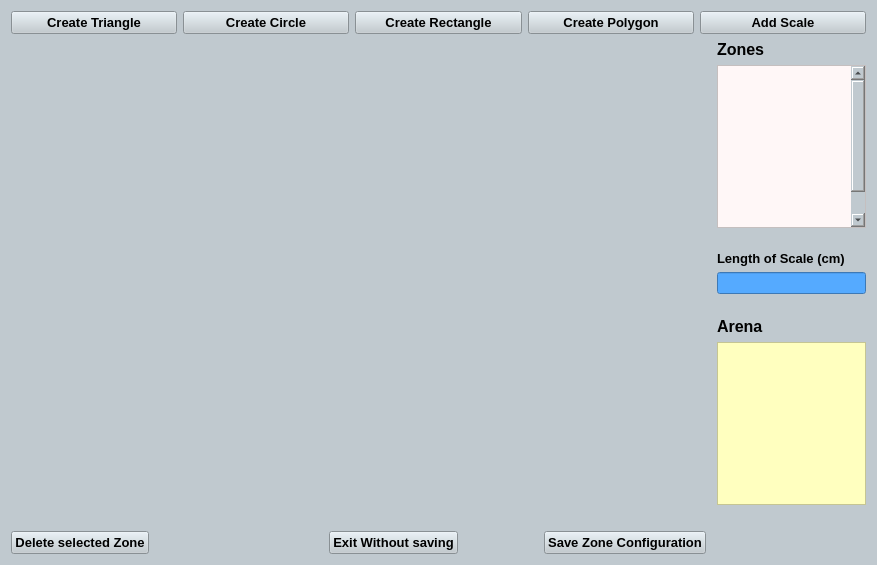
<?xml version="1.0" encoding="UTF-8"?>
<ui version="4.0">
 <class>Form</class>
 <widget class="QWidget" name="Form">
  <property name="geometry">
   <rect>
    <x>0</x>
    <y>0</y>
    <width>877</width>
    <height>565</height>
   </rect>
  </property>
  <property name="minimumSize">
   <size>
    <width>863</width>
    <height>557</height>
   </size>
  </property>
  <property name="windowTitle">
   <string>Form</string>
  </property>
  <property name="styleSheet">
   <string notr="true">background-color: rgb(192, 201, 207);</string>
  </property>
  <layout class="QGridLayout" name="gridLayout">
   <item row="0" column="0" colspan="2">
    <layout class="QHBoxLayout" name="horizontalLayout">
     <item>
      <widget class="QPushButton" name="pushButton_CreateTriangle">
       <property name="minimumSize">
        <size>
         <width>20</width>
         <height>0</height>
        </size>
       </property>
       <property name="font">
        <font>
         <pointsize>10</pointsize>
         <weight>75</weight>
         <bold>true</bold>
        </font>
       </property>
       <property name="text">
        <string>Create Triangle</string>
       </property>
      </widget>
     </item>
     <item>
      <widget class="QPushButton" name="pushButton_CreateCircle">
       <property name="minimumSize">
        <size>
         <width>20</width>
         <height>0</height>
        </size>
       </property>
       <property name="font">
        <font>
         <pointsize>10</pointsize>
         <weight>75</weight>
         <bold>true</bold>
        </font>
       </property>
       <property name="text">
        <string>Create Circle</string>
       </property>
      </widget>
     </item>
     <item>
      <widget class="QPushButton" name="pushButton_CreateRectangle">
       <property name="minimumSize">
        <size>
         <width>20</width>
         <height>0</height>
        </size>
       </property>
       <property name="font">
        <font>
         <pointsize>10</pointsize>
         <weight>75</weight>
         <bold>true</bold>
        </font>
       </property>
       <property name="text">
        <string>Create Rectangle</string>
       </property>
      </widget>
     </item>
     <item>
      <widget class="QPushButton" name="pushButton_CreatePolygon">
       <property name="minimumSize">
        <size>
         <width>20</width>
         <height>0</height>
        </size>
       </property>
       <property name="font">
        <font>
         <pointsize>10</pointsize>
         <weight>75</weight>
         <bold>true</bold>
        </font>
       </property>
       <property name="text">
        <string>Create Polygon</string>
       </property>
      </widget>
     </item>
     <item>
      <widget class="QPushButton" name="pushButton_AddScale">
       <property name="minimumSize">
        <size>
         <width>20</width>
         <height>0</height>
        </size>
       </property>
       <property name="font">
        <font>
         <pointsize>10</pointsize>
         <weight>75</weight>
         <bold>true</bold>
        </font>
       </property>
       <property name="text">
        <string>Add Scale</string>
       </property>
      </widget>
     </item>
    </layout>
   </item>
   <item row="2" column="0" colspan="2">
    <layout class="QHBoxLayout" name="horizontalLayout_3">
     <item>
      <widget class="QPushButton" name="pushButton_DeleteSelectedZone">
       <property name="font">
        <font>
         <pointsize>10</pointsize>
         <weight>75</weight>
         <bold>true</bold>
        </font>
       </property>
       <property name="text">
        <string>Delete selected Zone</string>
       </property>
      </widget>
     </item>
     <item>
      <spacer name="horizontalSpacer_2">
       <property name="orientation">
        <enum>Qt::Horizontal</enum>
       </property>
       <property name="sizeHint" stdset="0">
        <size>
         <width>40</width>
         <height>20</height>
        </size>
       </property>
      </spacer>
     </item>
     <item>
      <layout class="QHBoxLayout" name="horizontalLayout_2">
       <item>
        <widget class="QPushButton" name="pushButton_ExitWithOutSaving">
         <property name="font">
          <font>
           <pointsize>10</pointsize>
           <weight>75</weight>
           <bold>true</bold>
          </font>
         </property>
         <property name="text">
          <string>Exit Without saving</string>
         </property>
        </widget>
       </item>
       <item>
        <spacer name="horizontalSpacer_5">
         <property name="orientation">
          <enum>Qt::Horizontal</enum>
         </property>
         <property name="sizeHint" stdset="0">
          <size>
           <width>40</width>
           <height>20</height>
          </size>
         </property>
        </spacer>
       </item>
       <item>
        <spacer name="horizontalSpacer">
         <property name="orientation">
          <enum>Qt::Horizontal</enum>
         </property>
         <property name="sizeHint" stdset="0">
          <size>
           <width>40</width>
           <height>20</height>
          </size>
         </property>
        </spacer>
       </item>
       <item>
        <widget class="QPushButton" name="pushButton_SaveZoneConfig">
         <property name="font">
          <font>
           <pointsize>10</pointsize>
           <weight>75</weight>
           <bold>true</bold>
          </font>
         </property>
         <property name="text">
          <string>Save Zone Configuration</string>
         </property>
        </widget>
       </item>
       <item>
        <spacer name="horizontalSpacer_6">
         <property name="orientation">
          <enum>Qt::Horizontal</enum>
         </property>
         <property name="sizeHint" stdset="0">
          <size>
           <width>40</width>
           <height>20</height>
          </size>
         </property>
        </spacer>
       </item>
       <item>
        <spacer name="horizontalSpacer_7">
         <property name="orientation">
          <enum>Qt::Horizontal</enum>
         </property>
         <property name="sizeHint" stdset="0">
          <size>
           <width>40</width>
           <height>20</height>
          </size>
         </property>
        </spacer>
       </item>
       <item>
        <spacer name="horizontalSpacer_4">
         <property name="orientation">
          <enum>Qt::Horizontal</enum>
         </property>
         <property name="sizeHint" stdset="0">
          <size>
           <width>40</width>
           <height>20</height>
          </size>
         </property>
        </spacer>
       </item>
       <item>
        <spacer name="horizontalSpacer_3">
         <property name="orientation">
          <enum>Qt::Horizontal</enum>
         </property>
         <property name="sizeHint" stdset="0">
          <size>
           <width>40</width>
           <height>20</height>
          </size>
         </property>
        </spacer>
       </item>
      </layout>
     </item>
    </layout>
   </item>
   <item row="1" column="1">
    <layout class="QFormLayout" name="formLayout">
     <property name="leftMargin">
      <number>700</number>
     </property>
     <property name="bottomMargin">
      <number>20</number>
     </property>
     <item row="0" column="0">
      <widget class="QLabel" name="label_2">
       <property name="font">
        <font>
         <pointsize>12</pointsize>
         <weight>75</weight>
         <bold>true</bold>
        </font>
       </property>
       <property name="text">
        <string>Zones</string>
       </property>
      </widget>
     </item>
     <item row="1" column="0" colspan="2">
      <widget class="QListWidget" name="listWidget_ZoneList">
       <property name="minimumSize">
        <size>
         <width>0</width>
         <height>0</height>
        </size>
       </property>
       <property name="maximumSize">
        <size>
         <width>16777215</width>
         <height>16777215</height>
        </size>
       </property>
       <property name="mouseTracking">
        <bool>true</bool>
       </property>
       <property name="tabletTracking">
        <bool>true</bool>
       </property>
       <property name="styleSheet">
        <string notr="true">background-color: rgb(255, 247, 247);</string>
       </property>
       <property name="dragEnabled">
        <bool>true</bool>
       </property>
       <property name="dragDropOverwriteMode">
        <bool>true</bool>
       </property>
       <property name="spacing">
        <number>1</number>
       </property>
       <property name="viewMode">
        <enum>QListView::ListMode</enum>
       </property>
       <item>
        <property name="text">
         <string/>
        </property>
       </item>
       <item>
        <property name="text">
         <string/>
        </property>
       </item>
       <item>
        <property name="text">
         <string/>
        </property>
       </item>
       <item>
        <property name="text">
         <string/>
        </property>
       </item>
       <item>
        <property name="text">
         <string/>
        </property>
       </item>
       <item>
        <property name="text">
         <string/>
        </property>
       </item>
       <item>
        <property name="text">
         <string/>
        </property>
       </item>
       <item>
        <property name="text">
         <string/>
        </property>
       </item>
       <item>
        <property name="text">
         <string/>
        </property>
       </item>
       <item>
        <property name="text">
         <string/>
        </property>
       </item>
       <item>
        <property name="text">
         <string/>
        </property>
       </item>
       <item>
        <property name="text">
         <string/>
        </property>
       </item>
       <item>
        <property name="text">
         <string/>
        </property>
       </item>
      </widget>
     </item>
     <item row="2" column="1">
      <spacer name="verticalSpacer_9">
       <property name="orientation">
        <enum>Qt::Vertical</enum>
       </property>
       <property name="sizeHint" stdset="0">
        <size>
         <width>20</width>
         <height>40</height>
        </size>
       </property>
      </spacer>
     </item>
     <item row="3" column="0" colspan="2">
      <widget class="QLabel" name="label_4">
       <property name="font">
        <font>
         <pointsize>10</pointsize>
         <weight>75</weight>
         <bold>true</bold>
        </font>
       </property>
       <property name="text">
        <string>Length of Scale (cm)</string>
       </property>
      </widget>
     </item>
     <item row="4" column="0" colspan="2">
      <widget class="QLineEdit" name="lineEdit_ScaleLength">
       <property name="styleSheet">
        <string notr="true">background-color: rgb(85, 170, 255);
color: rgb(0, 0, 0);</string>
       </property>
      </widget>
     </item>
     <item row="5" column="1">
      <spacer name="verticalSpacer">
       <property name="orientation">
        <enum>Qt::Vertical</enum>
       </property>
       <property name="sizeHint" stdset="0">
        <size>
         <width>20</width>
         <height>40</height>
        </size>
       </property>
      </spacer>
     </item>
     <item row="6" column="0">
      <widget class="QLabel" name="label_3">
       <property name="font">
        <font>
         <pointsize>12</pointsize>
         <weight>75</weight>
         <bold>true</bold>
        </font>
       </property>
       <property name="text">
        <string>Arena</string>
       </property>
      </widget>
     </item>
     <item row="7" column="0" colspan="2">
      <widget class="QListWidget" name="listWidget_ArenaList">
       <property name="mouseTracking">
        <bool>true</bool>
       </property>
       <property name="tabletTracking">
        <bool>true</bool>
       </property>
       <property name="styleSheet">
        <string notr="true">background-color: rgb(255, 255, 191);</string>
       </property>
       <property name="selectionMode">
        <enum>QAbstractItemView::ExtendedSelection</enum>
       </property>
       <item>
        <property name="text">
         <string/>
        </property>
        <property name="flags">
         <set>ItemIsSelectable|ItemIsEditable|ItemIsDragEnabled|ItemIsUserCheckable|ItemIsEnabled</set>
        </property>
       </item>
       <item>
        <property name="text">
         <string/>
        </property>
       </item>
       <item>
        <property name="text">
         <string/>
        </property>
       </item>
      </widget>
     </item>
    </layout>
   </item>
  </layout>
 </widget>
 <resources/>
 <connections/>
</ui>
